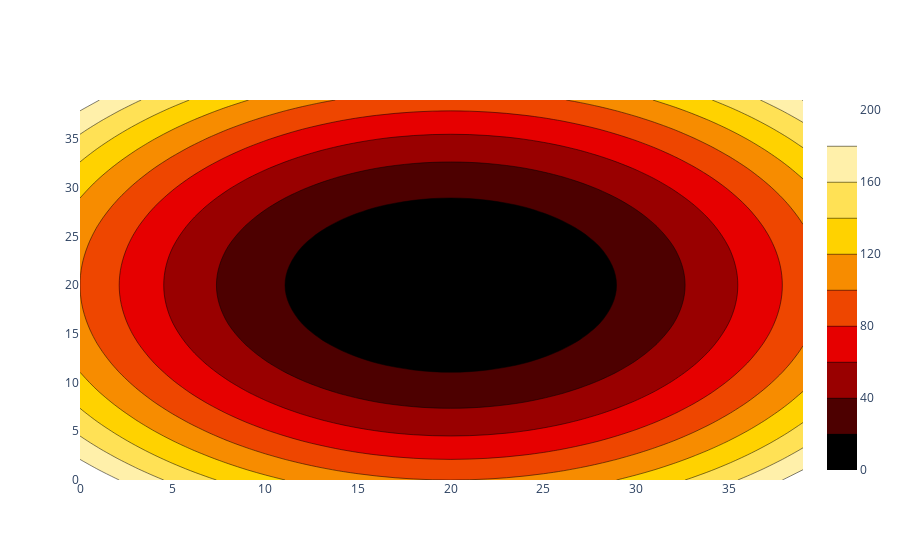

Notebook code cell kept with this figure:
### Code cell
fig = go.Figure(
  data = go.Contour(
    z = z,
    colorscale='hot',
    line_smoothing = 0.85
  )
)

fig.show()

### Figure 1 — Plotly figure (JSON) as saved in the notebook; plotly's stock layout.template omitted (floating-point values rounded to 4 significant figures; data arrays with more than 128 entries replaced by an {"elided": "..."} marker saying what was removed)
{"data": [{"colorscale": [[0, "rgb(0,0,0)"], [0.3333, "rgb(230,0,0)"], [0.6667, "rgb(255,210,0)"], [1, "rgb(255,255,255)"]], "type": "contour", "z": {"elided": "40x40 float values"}}], "layout": {}}
